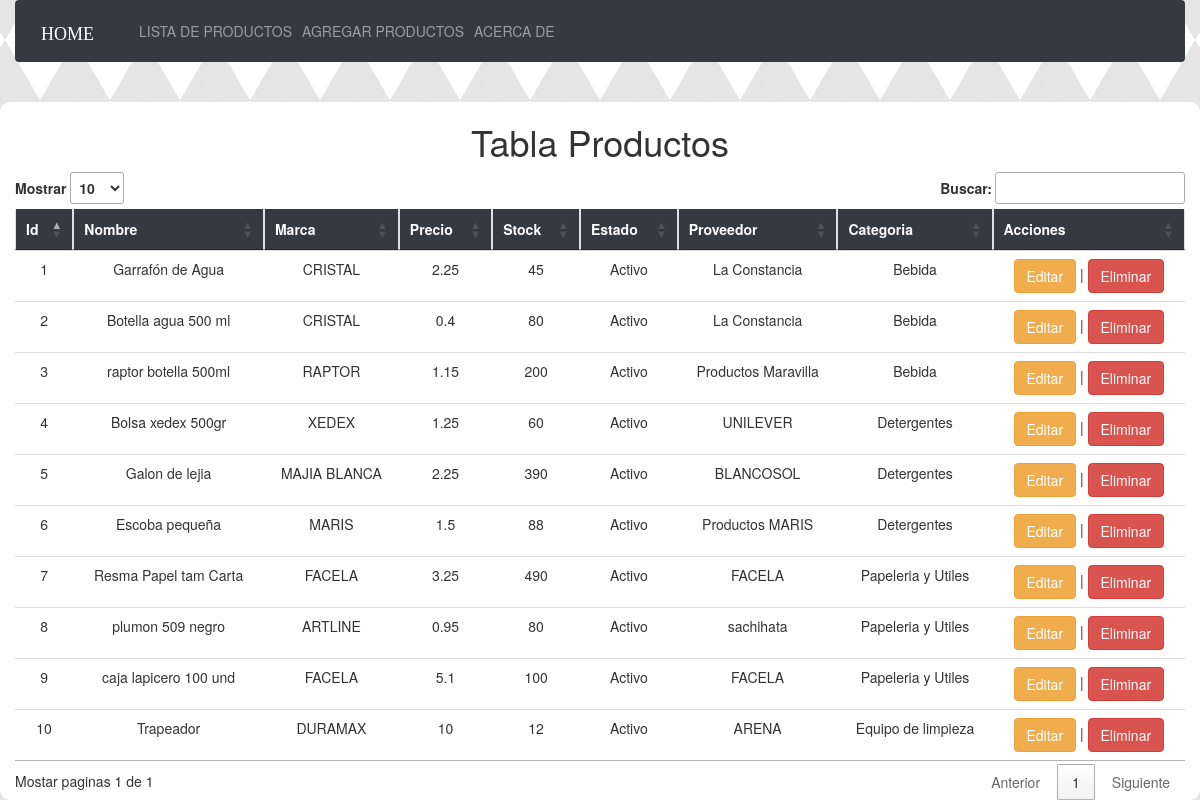
The app's page /Vistas/ProductoListaView.php with its own data.
### tables this page shows
CREATE TABLE `producto` (
  `idProducto` int(11) NOT NULL,
  `nombre` varchar(45) NOT NULL,
  `marca` varchar(45) DEFAULT NULL,
  `precio` double DEFAULT NULL,
  `stock` int(11) DEFAULT NULL,
  `estado` int(1) DEFAULT NULL,
  `proveedor` varchar(45) DEFAULT NULL,
  `idCategoria` int(11) NOT NULL
);

CREATE TABLE `categoria` (
  `idCategoria` int(11) NOT NULL,
  `nombreCategoria` varchar(45) DEFAULT NULL,
  `estadoCategoria` int(1) DEFAULT NULL
);

### Modelo/bd/Conexion.php (called while the page is built, shortened)
<?php
abstract class Conexion{
    public function __construct(){
            $this->db = new mysqli(DB_HOST, DB_USER, DB_PASS, DB_NAME);
    }
}

### Controlador/ProductoController.php (called while the page is built, shortened)
<?php
require_once '../Modelo/ProductoModel.php';
class ProductoController {
     public function listarProducto(){
           $objProducto = new ProductoModel();
           $objProducto->listarProductos();
           return $objProducto;
      }
}

### Modelo/ProductoModel.php (called while the page is built, shortened)
<?php
require ('../Modelo/bd/Conexion.php');
class ProductoModel extends Conexion {
    public function listarProductos() {
        $consulta = $this->db->query("SELECT producto.idProducto,producto.nombre,producto.marca,producto.precio,producto.stock,producto.estado,producto.proveedor,categoria.nombreCategoria,categoria.idCategoria FROM producto INNER JOIN categoria WHERE producto.idCategoria=categoria.idCategoria;");
        $this->producto = [['idProducto' => " ", 'nombre' => " ", 'marca' => " ", 'precio' => " ", 'stock' => " ", 'estado' => " ", 'proveedor' => " ", 'nombreCategoria' => " ", 'idCategoria' => " "]];
        while ($filas = $consulta->fetch_array(MYSQLI_ASSOC)) {
            $this->producto[] = $filas;
        }
        return $this->producto;
    }
}

### Vistas/ProductoListaView.php (the view, shortened to what this page needs)
<!DOCTYPE html>
<html>
    <head>
         <link rel="stylesheet" href="asets/css/bootstrap.css">
         <link rel="stylesheet" href="asets/css/estilos.css">
         <link rel="stylesheet" href="http://cdn.datatables.net/1.10.19/css/jquery.dataTables.min.css">
        <?php
            require_once '../Controlador/ProductoController.php';
            $objProducto = new ProductoController();
        ?>
    </head>
    <body>
    <section class="container-fluid">
        <?php
            include '../Vistas/plantilla/menuPlantillaProducto.php';
        ?>
        <section class="row">
            <div class=" offset-0 col-12" id="cntTablaProductos">
                <h1 id="productoH1">Tabla Productos</h1>
                <table id="tbProductos" class="table">
                    <?php
                       $producto = $objProducto->listarProducto();
                       $contador = 0;
                       foreach ($producto as $arreglos) {
                           echo '<thead class="table table-bordered table-striped table-hover bg-dark"> '
                                . '<tr> <th scope="col"> Id </th> <th scope="col"> Nombre </th>  '
                                .'<th scope="col"> Marca </th> <th scope="col"> Precio </th> <th scope="col"> Stock </th> <th scope="col"> Estado </th> <th scope="col"> Proveedor </th> <th scope="col"> Categoria </th> <th scope="col"> Acciones </th>'
                                . ' </tr> </thead>';
                           foreach ($arreglos as $elemento) {
                            if($contador == 0){
                                $contador += 1;
                                echo "<tbody>";
                            }else{
                                echo '<tr>'
                                         .'<td>'.$elemento['idProducto'].'</td>'
                                         .'<td>'.$elemento['nombre'].'</td>'
                                         .'<td>'.$elemento['marca'].'</td>'
                                         .'<td>'.$elemento['precio'].'</td>'
                                        .'<td>'.$elemento['stock'].'</td>';
                                        if($elemento['estado'] == 1){
                                            $estado = "Activo";
                                        }else{
                                            $estado = "Inactivo";
                                        }
                                        echo '<td>'.$estado.'</td>'
                                          .'<td>'.$elemento['proveedor'].'</td>'
                                          .'<td>'.$elemento['nombreCategoria'].'</td>'
                                         .'<td>'.'<a class="btn btn-warning" href="ProductoModificarView.php?idProducto='.$elemento['idProducto'].'&nombre='.$elemento['nombre'].'&marca='.$elemento['marca'].'&precio='.$elemento['precio'].'&stock='.$elemento['stock'].'&proveedor='.$elemento['proveedor'].'&nombreCategoria='.$elemento['nombreCategoria'].'&idCategoria='.$elemento['idCategoria'].'">Editar</a> | '
                                         .'<a class="btn btn-danger" href="ProductoEliminarView.php?idProducto='.$elemento['idProducto'].'&nombre='.$elemento['nombre'].'">Eliminar</a>'.'</td>'
                                         .'</tr>';
                            }
                       }
                       }
                       echo "</tbody> ";
                    ?>
              </table>
            </div>
        </section>
    </section>
    </body>
</html>

### Vistas/asets/css/estilos.css (style rules this page uses)
body { background-position: center center; background-color: #c0c0c0; background-image: repeating-linear-gradient(120deg, rgba(255,255,255,.1), rgba(255,255,255,.1) 1px, transparent 1px, transparent 60px), repeating-linear-gradient(60deg, rgba(255,255,255,.1), rgba(255,255,255,.1) 1px, transparent 1px, transparent 60px), linear-gradient(60deg, rgba(0,0,0,.1) 25%, transparent 25%, transparent 75%, rgba(0,0,0,.1) 75%, rgba(0,0,0,.1)), linear-gradient(120deg, rgba(0,0,0,.1) 25%, transparent 25%, transparent 75%, rgba(0,0,0,.1) 75%, rgba(0,0,0,.1)); background-size: 70px 120px; }
#cntTablaProductos { background: white; margin-top: 20px; border-radius: 10px; }
#productoH1 { text-align: center; }
table { text-align: center; }
th { color: white; }

### records on screen
producto: idProducto "1", nombre "Garrafón de Agua", marca "CRISTAL", precio "2.25", stock "45", estado "Activo", proveedor "La Constancia", idCategoria.nombreCategoria "Bebida"
producto: idProducto "2", nombre "Botella agua 500 ml", marca "CRISTAL", precio "0.4", stock "80", estado "Activo", proveedor "La Constancia", idCategoria.nombreCategoria "Bebida"
producto: idProducto "3", nombre "raptor botella 500ml", marca "RAPTOR", precio "1.15", stock "200", estado "Activo", proveedor "Productos Maravilla", idCategoria.nombreCategoria "Bebida"
producto: idProducto "4", nombre "Bolsa xedex 500gr", marca "XEDEX", precio "1.25", stock "60", estado "Activo", proveedor "UNILEVER", idCategoria.nombreCategoria "Detergentes"
producto: idProducto "5", nombre "Galon de lejia", marca "MAJIA BLANCA", precio "2.25", stock "390", estado "Activo", proveedor "BLANCOSOL", idCategoria.nombreCategoria "Detergentes"
producto: idProducto "6", nombre "Escoba pequeña", marca "MARIS", precio "1.5", stock "88", estado "Activo", proveedor "Productos MARIS", idCategoria.nombreCategoria "Detergentes"
producto: idProducto "7", nombre "Resma Papel tam Carta", marca "FACELA", precio "3.25", stock "490", estado "Activo", proveedor "FACELA", idCategoria.nombreCategoria "Papeleria y Utiles"
producto: idProducto "8", nombre "plumon 509 negro", marca "ARTLINE", precio "0.95", stock "80", estado "Activo", proveedor "sachihata", idCategoria.nombreCategoria "Papeleria y Utiles"
producto: idProducto "9", nombre "caja lapicero 100 und", marca "FACELA", precio "5.1", stock "100", estado "Activo", proveedor "FACELA", idCategoria.nombreCategoria "Papeleria y Utiles"
producto: idProducto "10", nombre "Trapeador", marca "DURAMAX", precio "10", stock "12", estado "Activo", proveedor "ARENA", idCategoria.nombreCategoria "Equipo de limpieza"
